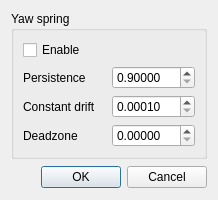
<?xml version="1.0" encoding="UTF-8"?>
<ui version="4.0">
 <class>UIRiftControls</class>
 <widget class="QWidget" name="UIRiftControls">
  <property name="windowModality">
   <enum>Qt::NonModal</enum>
  </property>
  <property name="geometry">
   <rect>
    <x>0</x>
    <y>0</y>
    <width>218</width>
    <height>200</height>
   </rect>
  </property>
  <property name="sizePolicy">
   <sizepolicy hsizetype="Minimum" vsizetype="Minimum">
    <horstretch>0</horstretch>
    <verstretch>0</verstretch>
   </sizepolicy>
  </property>
  <property name="windowTitle">
   <string>Oculus Rift tracker settings FaceTrackNoIR</string>
  </property>
  <property name="windowIcon">
   <iconset>
    <normaloff>images/FaceTrackNoIR.png</normaloff>images/FaceTrackNoIR.png</iconset>
  </property>
  <property name="layoutDirection">
   <enum>Qt::LeftToRight</enum>
  </property>
  <property name="autoFillBackground">
   <bool>false</bool>
  </property>
  <layout class="QGridLayout" name="gridLayout_2">
   <item row="0" column="0">
    <widget class="QGroupBox" name="groupBox">
     <property name="title">
      <string>Yaw spring</string>
     </property>
     <layout class="QGridLayout" name="gridLayout">
      <item row="0" column="0">
       <widget class="QCheckBox" name="yawSpring">
        <property name="text">
         <string>Enable</string>
        </property>
       </widget>
      </item>
      <item row="1" column="0">
       <widget class="QLabel" name="label">
        <property name="text">
         <string>Persistence</string>
        </property>
       </widget>
      </item>
      <item row="1" column="1">
       <widget class="QDoubleSpinBox" name="persistence">
        <property name="sizePolicy">
         <sizepolicy hsizetype="Preferred" vsizetype="Preferred">
          <horstretch>0</horstretch>
          <verstretch>0</verstretch>
         </sizepolicy>
        </property>
        <property name="minimumSize">
         <size>
          <width>0</width>
          <height>23</height>
         </size>
        </property>
        <property name="decimals">
         <number>5</number>
        </property>
        <property name="minimum">
         <double>0.900000000000000</double>
        </property>
        <property name="maximum">
         <double>1.000000000000000</double>
        </property>
        <property name="singleStep">
         <double>0.001000000000000</double>
        </property>
       </widget>
      </item>
      <item row="2" column="0">
       <widget class="QLabel" name="label_2">
        <property name="text">
         <string>Constant drift</string>
        </property>
       </widget>
      </item>
      <item row="2" column="1">
       <widget class="QDoubleSpinBox" name="constantDrift">
        <property name="sizePolicy">
         <sizepolicy hsizetype="Preferred" vsizetype="Preferred">
          <horstretch>0</horstretch>
          <verstretch>0</verstretch>
         </sizepolicy>
        </property>
        <property name="minimumSize">
         <size>
          <width>0</width>
          <height>23</height>
         </size>
        </property>
        <property name="decimals">
         <number>5</number>
        </property>
        <property name="minimum">
         <double>0.000100000000000</double>
        </property>
        <property name="maximum">
         <double>0.100000000000000</double>
        </property>
        <property name="singleStep">
         <double>0.001000000000000</double>
        </property>
       </widget>
      </item>
      <item row="3" column="0">
       <widget class="QLabel" name="label_3">
        <property name="text">
         <string>Deadzone</string>
        </property>
       </widget>
      </item>
      <item row="3" column="1">
       <widget class="QDoubleSpinBox" name="deadzone">
        <property name="sizePolicy">
         <sizepolicy hsizetype="Preferred" vsizetype="Preferred">
          <horstretch>0</horstretch>
          <verstretch>0</verstretch>
         </sizepolicy>
        </property>
        <property name="minimumSize">
         <size>
          <width>0</width>
          <height>23</height>
         </size>
        </property>
        <property name="decimals">
         <number>5</number>
        </property>
        <property name="maximum">
         <double>0.100000000000000</double>
        </property>
        <property name="singleStep">
         <double>0.010000000000000</double>
        </property>
       </widget>
      </item>
     </layout>
    </widget>
   </item>
   <item row="1" column="0">
    <widget class="QDialogButtonBox" name="buttonBox">
     <property name="sizePolicy">
      <sizepolicy hsizetype="Preferred" vsizetype="Preferred">
       <horstretch>0</horstretch>
       <verstretch>0</verstretch>
      </sizepolicy>
     </property>
     <property name="standardButtons">
      <set>QDialogButtonBox::Cancel|QDialogButtonBox::Ok</set>
     </property>
    </widget>
   </item>
  </layout>
 </widget>
 <resources/>
 <connections/>
 <slots>
  <slot>startEngineClicked()</slot>
  <slot>stopEngineClicked()</slot>
  <slot>cameraSettingsClicked()</slot>
 </slots>
</ui>
